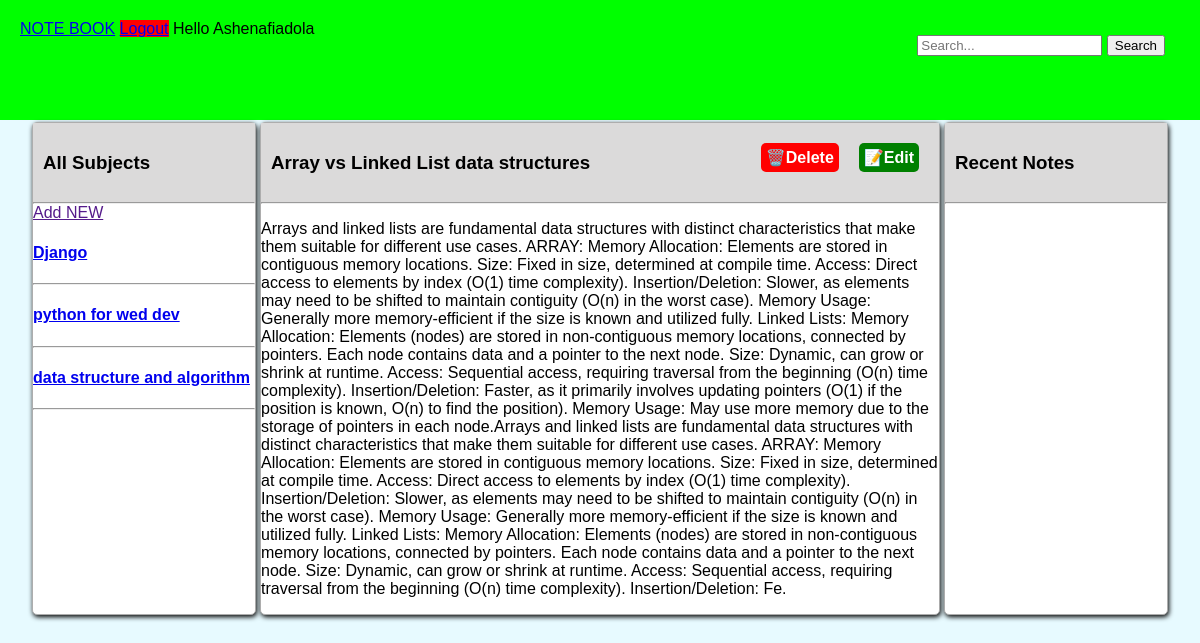
/note/2 (signed in), run on an earlier commit of the app's database.
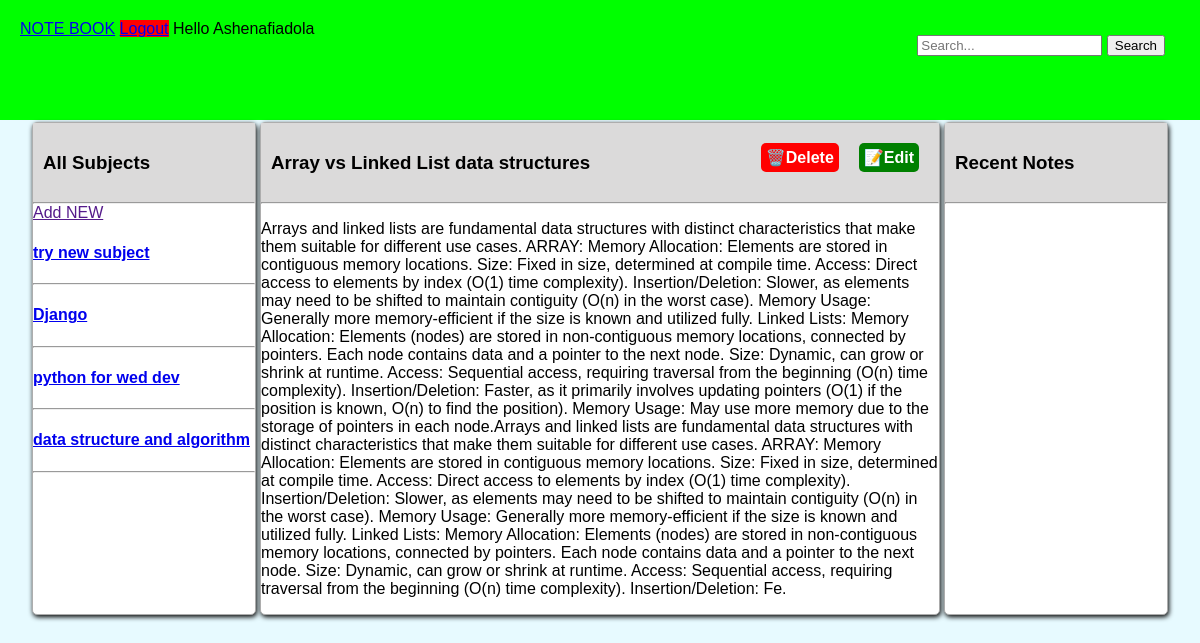
And on a later commit of the database.
### Noteapp/models.py (models this page shows)
class Subject(models.Model):
    user = models.ForeignKey(User, on_delete=models.CASCADE)
    name = models.CharField(max_length=255)
    description = models.TextField(null=True, blank=True)
    created = models.DateTimeField(auto_now_add=True)
    updated = models.DateTimeField(auto_now=True)
    class Meta:
        ordering = ['-created', '-updated']
    def __str__(self):
        return self.name

### Noteapp/views.py (the view)
# urls.py: path("note/<int:pk>", views.note, name="note"),
def note(request,pk):
    subjects = Subject.objects.filter(user=request.user)
    note = Note.objects.get(id=pk)
    context = {
        "note":note,
        'subjects':subjects,
    }
    return render(request, "Noteapp/note.html",context)

### Noteapp/templates/Noteapp/note.html
{% extends 'Noteapp/main.html' %}
{% block form %}
<form class="d-flex" action="" method="get">
    <div class="input-group">
            <input type="search" name="q" class="form-control" placeholder="Search...">
            <button class="btn btn-outline-light" type="submit">Search</button>
    </div>
</form>
{% endblock %}
{% block content %}
<div class="main-container">
    <div class="card">
            <div class="sec-header"><h3>All Subjects</h3></div>
            <hr><a href="">Add NEW</a>
            <div>
                    {% for subject in subjects %}
                            <h4><a href="{% url 'subject' subject.id %}">{{subject}}</a></h4>
                            <hr>
                    {% endfor %}
            </div>
    </div>
    <div class="card main-card">
            <div  class="sec-header">
                <h3 class="card-title" style="display: inline-block; width: 50%;"">{{ note.title }}</h3>
                <a class="btn-link" href="{% url 'editNote' note.id %}" style="background-color: green;">📝Edit</a>
                <a class="btn-link" href="{% url 'deleteNote' note.id %}" style="background-color: red;">🗑️Delete</a>
        </div>
            <hr>
            <div class="">
                <p class="card-text">{{ note.note }}</p>
            </div>
    </div>
    <div class="card">
            <div class="sec-header"><h3>Recent Notes</h3></div>
            <hr>
    </div>
</div>
{% endblock %}

What changed in the data, as far as the page shows it:
added Subject: name "try new subject"
